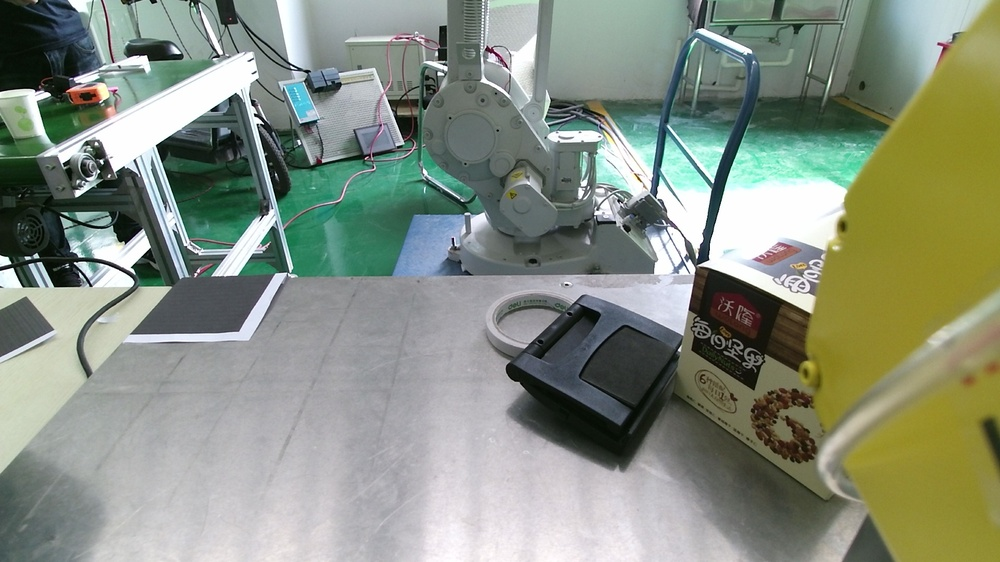
#> input picture src/calibration/imgs/1.jpg, 1000 x 562 px, shrunk from 1920 x 1080 before the run; its folder holds only this picture in this run
$ python camera_calibration.py   (Python 2 division)
#> lines starting #> are read from the running program, lines starting #| are printed output that depends on the picture; after the words box and inside, x2 and y2 are one past the last pixel; in counts of white or black regions, pixels touching at a corner belong together; long printed decimals are rounded
# -*- coding: utf-8 -*-
# @File    : camera_calibration.py
# @Time    : 18-7-9 下午10:29
# @Author  : Jee
# @Email   : jee_shao@163.com
import numpy as np
import cv2
import glob

# termination criteria
criteria = (cv2.TERM_CRITERIA_EPS + cv2.TERM_CRITERIA_MAX_ITER, 30, 0.001)

# prepare object points, like (0,0,0), (1,0,0), (2,0,0) ....,(6,5,0)
objp = np.zeros((7*5,3), np.float32)   #35*3
objp[:,:2] = 30*np.mgrid[0:5,0:7].T.reshape(-1,2)   # 35*3  [:,:2] => 所有行的0-1列
# print(objp)
# Arrays to store object points and image points from all the images.
objpoints = [] # 3d point in real world space
imgpoints = [] # 2d points in image plane.

images = glob.glob("./calibration/imgs/*.jpg")

# print(images)
for fname in images:
    img = cv2.imread(fname)
#> img is the input picture: shape (562, 1000, 3); mean B, G, R 128.4, 143.5, 135
    gray = cv2.cvtColor(img,cv2.COLOR_BGR2GRAY)
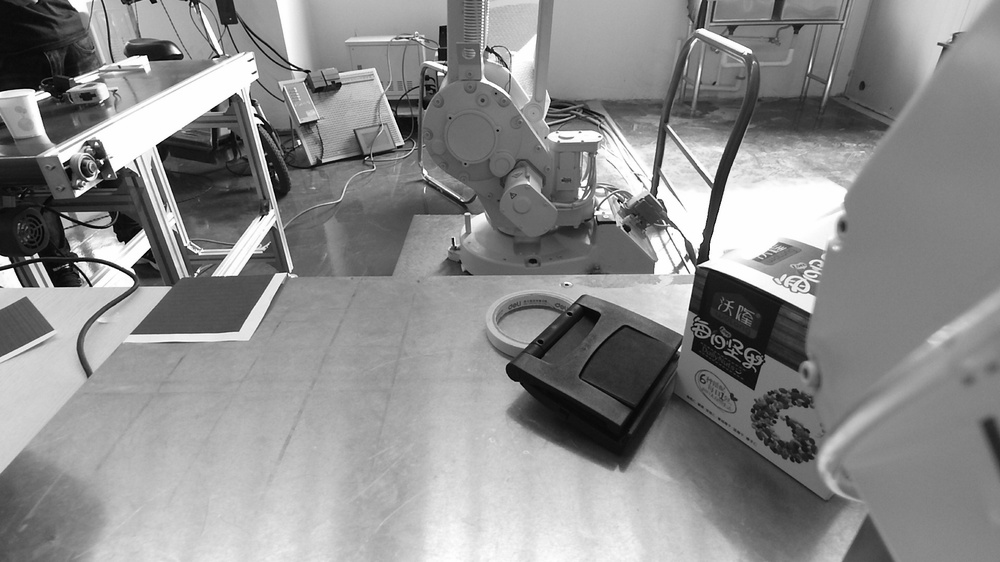
#> gray: shape (562, 1000); min 0, max 255, mean 139.2

    # Find the chess board corners
    ret, corners = cv2.findChessboardCorners(gray, (5,7),None)
#> ret = False; corners = None

    # If found, add object points, image points (after refining them)
    if ret == True:
        objpoints.append(objp)  #3D

        corners2 = cv2.cornerSubPix(gray,corners,(5,5),(-1,-1),criteria)
        imgpoints.append(corners2)  #2D

        # Draw and display the corners
        img = cv2.drawChessboardCorners(img, (5,7), corners2,ret)
        cv2.imshow('img',img)
        cv2.waitKey(1000)


###########################################
###计算获取内参，畸变系数，外参（旋转向量+平移矩阵）
###########################################
#> (the run stopped early here; a loop or call above may not have finished)

$ run again, on src/calibration/imgs/2.jpg
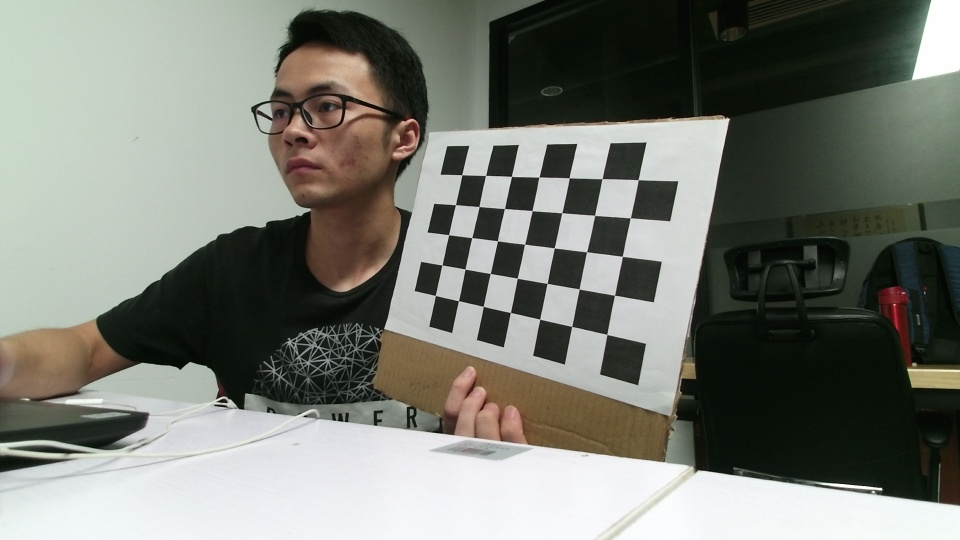
#> input picture src/calibration/imgs/2.jpg, 960 x 540 px
#> img is the input picture: shape (540, 960, 3); mean B, G, R 115.7, 123.6, 121
#> `gray = cv2.cvtColor(img,cv2.COLOR_BGR2GRAY)`:
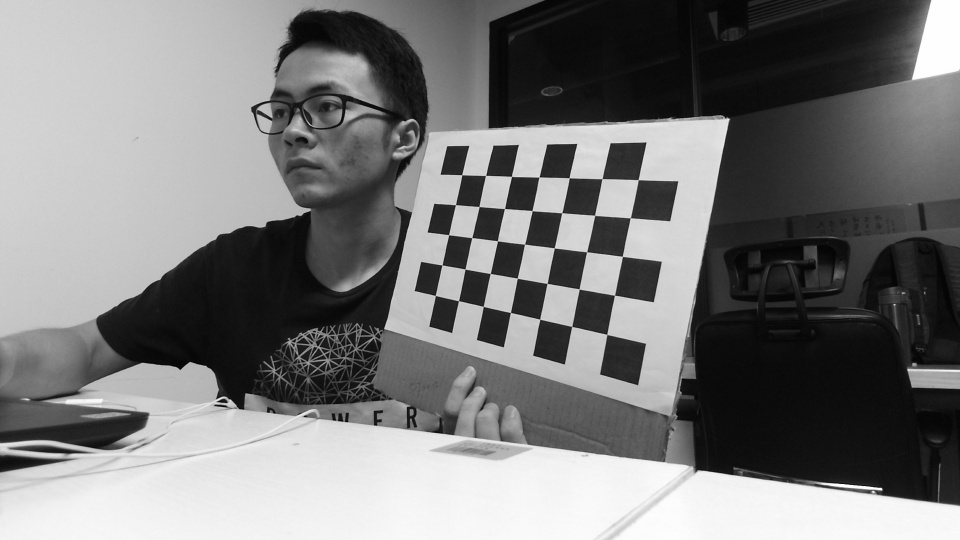
#> gray: shape (540, 960); min 3, max 255, mean 122
#> `ret, corners = cv2.findChessboardCorners(gray, (5,7),None)`: ret = True; corners = 35 rows, first 8: [638.2, 179.6], [630.2, 217.8], [622.3, 256.4], [614.5, 295.3], [606.7, 334.4], [602, 178.6], [594.6, 215.3], [586.6, 251.7]
#> corners2 = 35 rows, first 8: [638.2, 179.7], [630.3, 217.8], [622.3, 256.4], [614.5, 295.3], [606.7, 334.4], [602, 178.6], [594.6, 215.3], [586.6, 251.7]
#> `img = cv2.drawChessboardCorners(img, (5,7), corners2,ret)`:
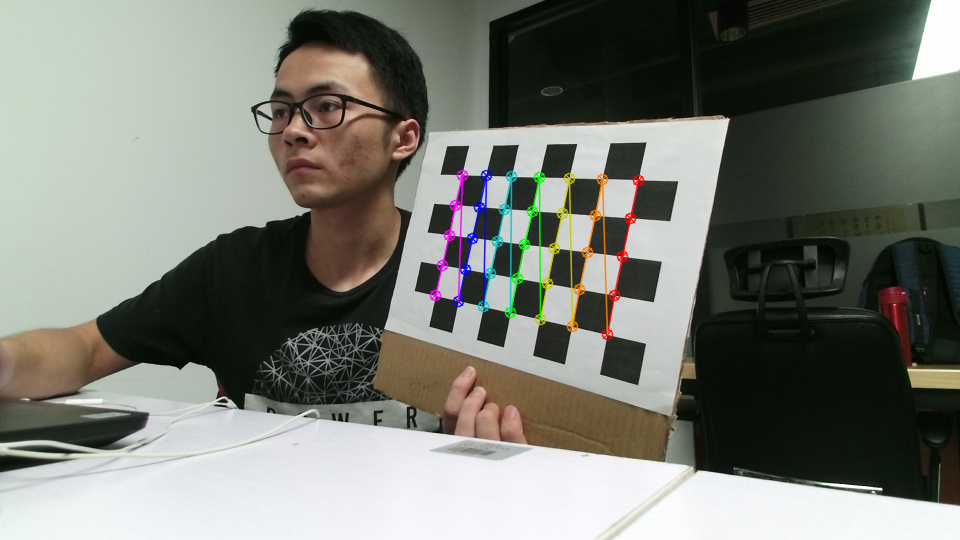
#> img: shape (540, 960, 3); 1.57% of pixels changed, all inside (x1, y1, x2, y2) = (429, 169, 645, 341)
#> `ret, mtx, dist, rvecs, tvecs = cv2.calibrateCamera(objpoints, imgpoint..`: ret = 0.151; mtx = [[472.8, 0, 522.1], [0, 480.7, 282.1], [0, 0, 1]]; dist = [[-0.198, 4.9, 0.00398, 0.0111, -27.22]]; rvecs = ([0.362, 0.545, 1.71],); tvecs = ([89.28, -78.09, 367.6],)
#| ret: 0.1511
#|  mtx: [[472.841   0.         522.102]
#|  [  0.         480.744 282.099]
#|  [  0.           0.           1.        ]]
#|  dist: [[-1.98311239e-01  4.90180068e+00  3.98203086e-03  1.11497176e-02
#|   -2.72171065e+01]]
#> (further printed lines are left out)
#| [[-0.2084 -0.8284  0.5198]
#|  [ 0.9765 -0.1462  0.1586]
#|  [-0.05537  0.5407    0.8394 ]]

$ run again, on src/calibration/imgs/3.jpg
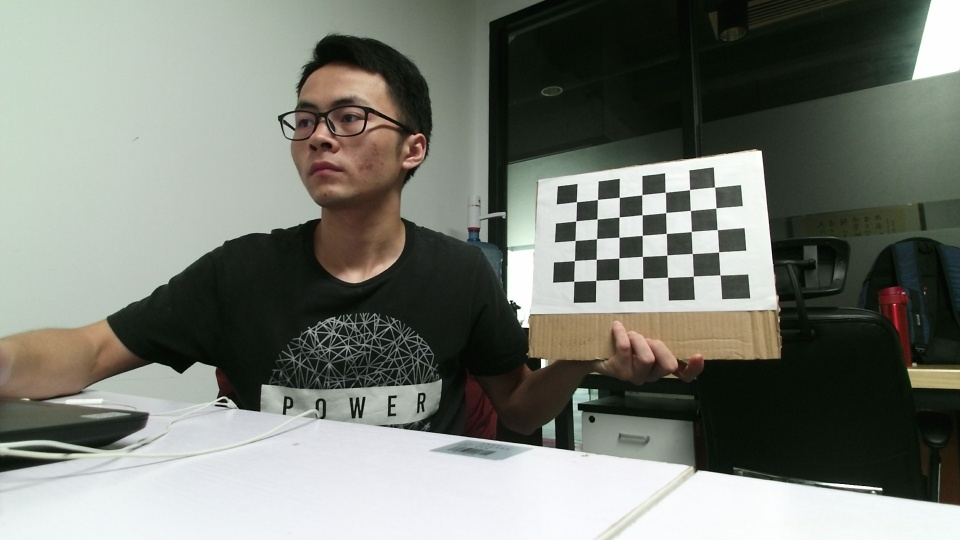
#> input picture src/calibration/imgs/3.jpg, 960 x 540 px
#> img is the input picture: shape (540, 960, 3); mean B, G, R 115.1, 123.3, 119.6
#> `gray = cv2.cvtColor(img,cv2.COLOR_BGR2GRAY)`:
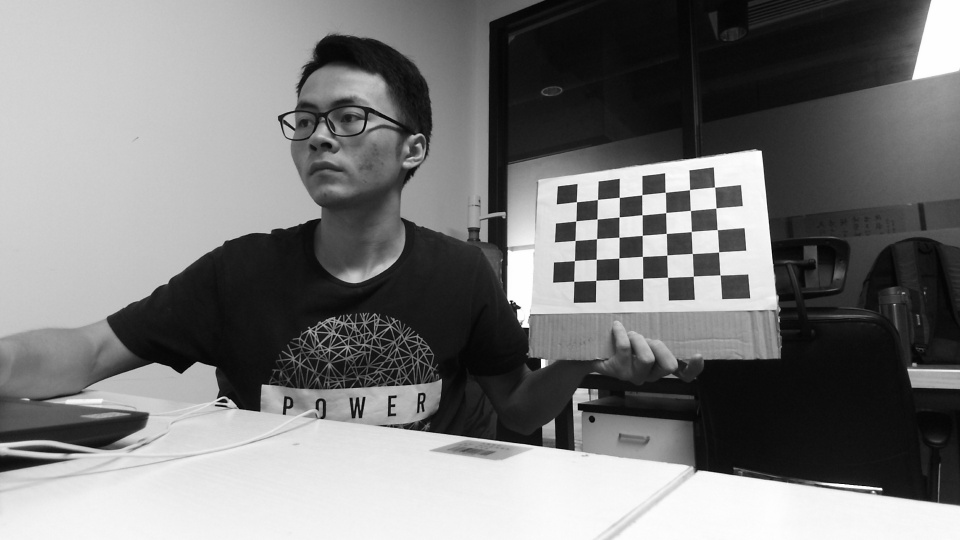
#> gray: shape (540, 960); min 1, max 255, mean 121.3
#> `ret, corners = cv2.findChessboardCorners(gray, (5,7),None)`: ret = True; corners = 35 rows, first 8: [714.5, 187.1], [715.9, 208], [717.2, 229.6], [718.5, 252], [720, 275], [689.5, 189.6], [690.4, 210.5], [691.2, 231.5]
#> corners2 = 35 rows, first 8: [714.6, 187.1], [715.9, 208], [717.2, 229.6], [718.6, 251.9], [720.1, 274.9], [689.5, 189.6], [690.4, 210.5], [691.3, 231.5]
#> `img = cv2.drawChessboardCorners(img, (5,7), corners2,ret)`:
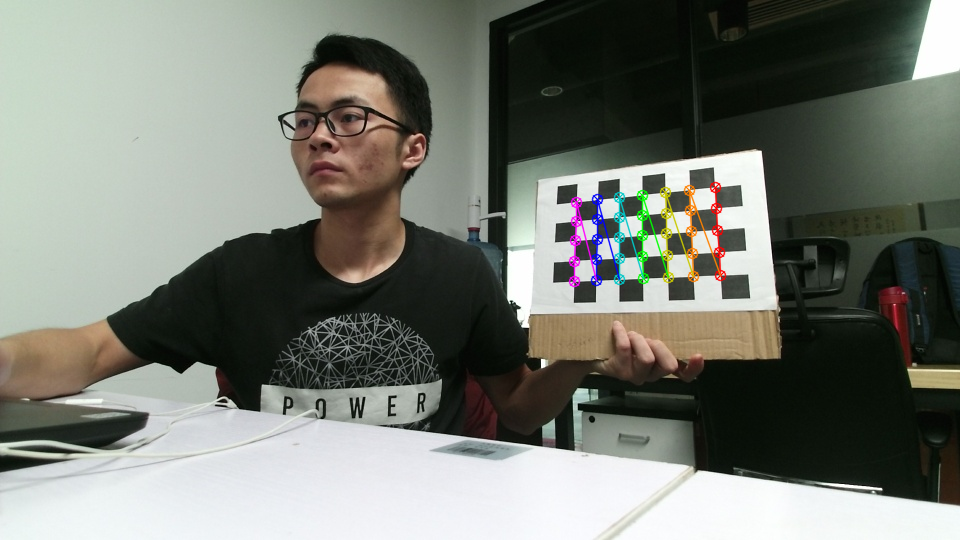
#> img: shape (540, 960, 3); 1.15% of pixels changed, all inside (x1, y1, x2, y2) = (568, 181, 727, 288)
#> `ret, mtx, dist, rvecs, tvecs = cv2.calibrateCamera(objpoints, imgpoint..`: ret = 0.0909; mtx = [[461.3, 0, 469], [0, 492.3, 305.1], [0, 0, 1]]; dist = [[-0.101, 0.327, -0.00514, 0.0224, -0.51]]; rvecs = ([0.0289, 0.555, 1.58],); tvecs = ([327.3, -148.4, 629.7],)
#| ret: 0.09091
#|  mtx: [[461.327   0.         469.011]
#|  [  0.         492.298 305.095]
#|  [  0.           0.           1.        ]]
#|  dist: [[-0.1009  0.3269 -0.005139  0.02238 -0.5096]]
#|  rves: (array([[0.02886],
#> (further printed lines are left out)
#| [[-0.1006  -0.9319  0.3484]
#|  [ 0.9446  0.02057  0.3277]
#|  [-0.3125  0.362  0.8782]]

$ run again, on src/calibration/imgs/40.jpg
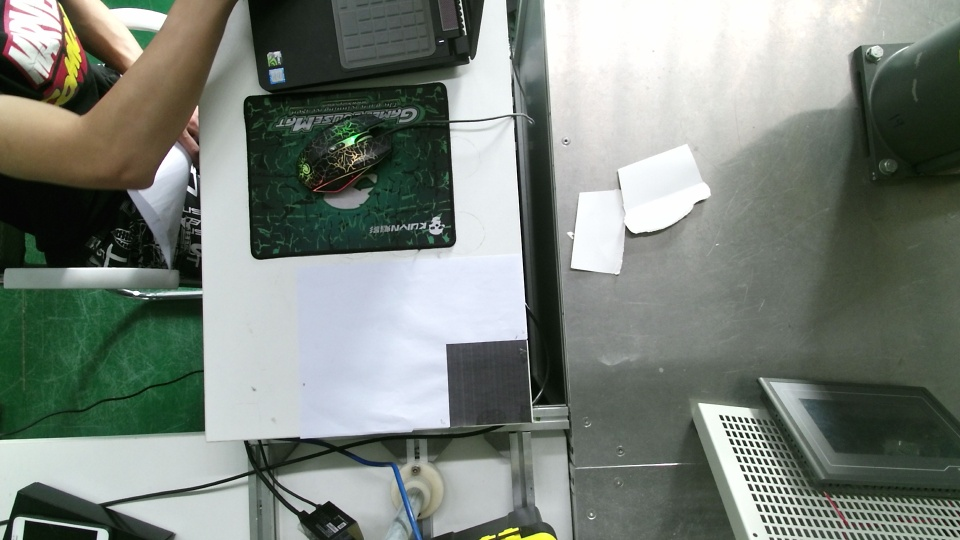
#> input picture src/calibration/imgs/40.jpg, 960 x 540 px
#> img is the input picture: shape (540, 960, 3); mean B, G, R 122.6, 130.4, 122.5
#> `gray = cv2.cvtColor(img,cv2.COLOR_BGR2GRAY)`:
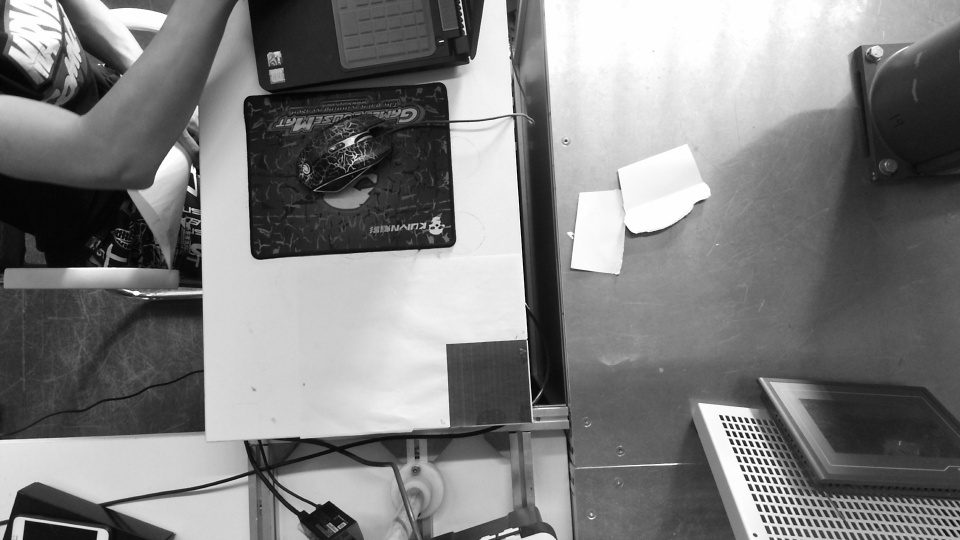
#> gray: shape (540, 960); min 0, max 255, mean 127.2
#> ret = False; corners = None

$ run again, on src/calibration/imgs/10.jpg
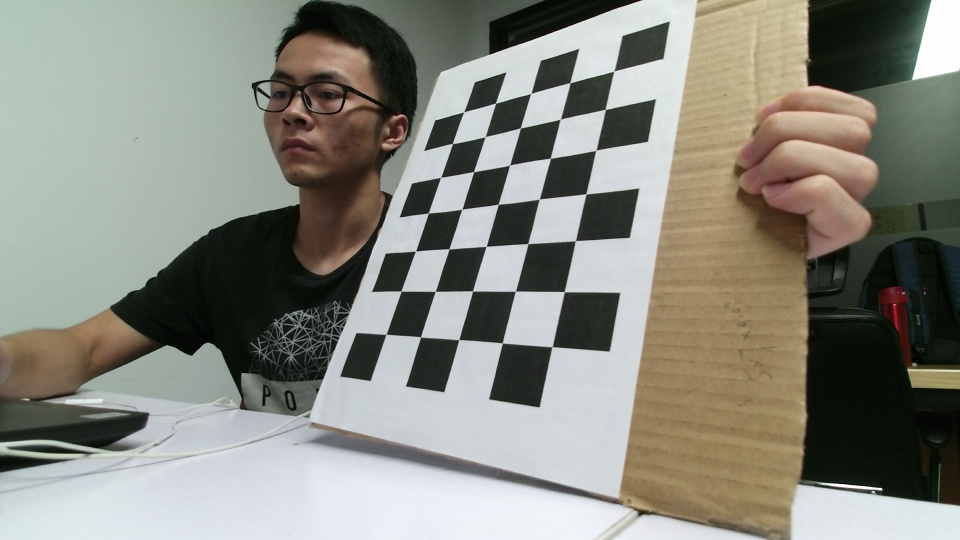
#> input picture src/calibration/imgs/10.jpg, 960 x 540 px
#> img is the input picture: shape (540, 960, 3); mean B, G, R 127.1, 136.7, 136.1
#> `gray = cv2.cvtColor(img,cv2.COLOR_BGR2GRAY)`:
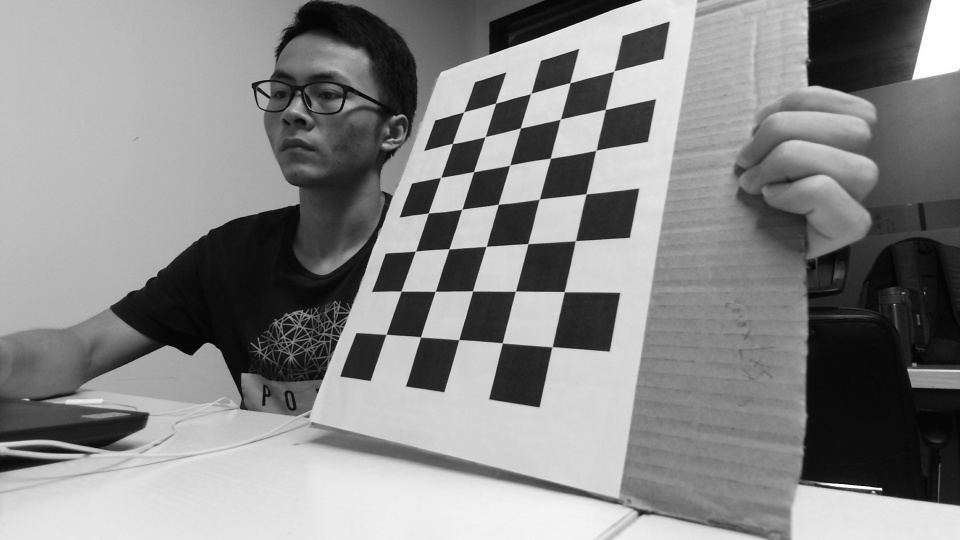
#> gray: shape (540, 960); min 0, max 255, mean 135.4
#> `ret, corners = cv2.findChessboardCorners(gray, (5,7),None)`: ret = True; corners = 35 rows, first 8: [552.2, 346.7], [502.4, 342.9], [458.8, 339.5], [420.6, 336.9], [386, 334.3], [564.3, 291.6], [515.5, 291.2], [472.6, 290.9]
#> corners2 = 35 rows, first 8: [552.1, 346.7], [502.4, 342.9], [458.7, 339.6], [420.6, 336.9], [386, 334.3], [564.3, 291.6], [515.4, 291.2], [472.6, 290.9]
#> `img = cv2.drawChessboardCorners(img, (5,7), corners2,ret)`:
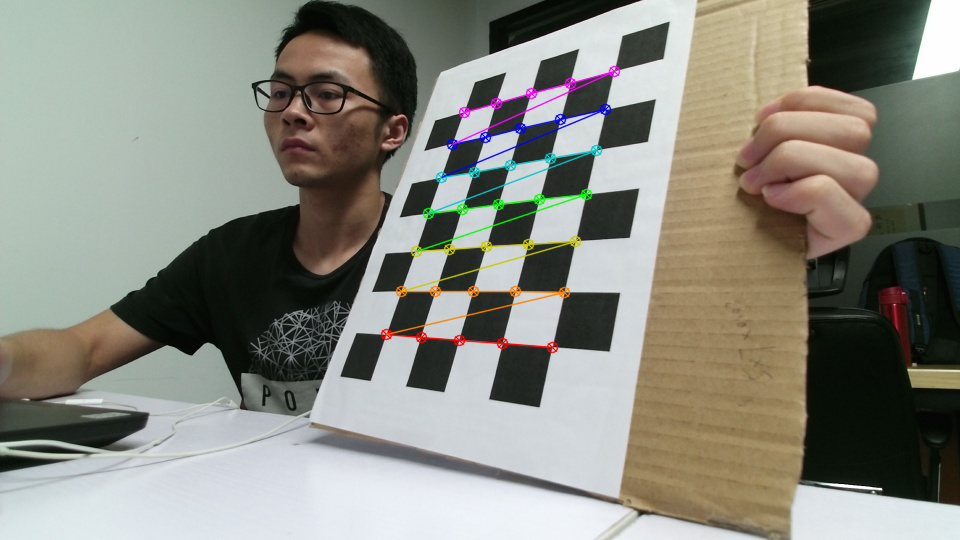
#> img: shape (540, 960, 3); 1.78% of pixels changed, all inside (x1, y1, x2, y2) = (380, 65, 621, 354)
#> `ret, mtx, dist, rvecs, tvecs = cv2.calibrateCamera(objpoints, imgpoint..`: ret = 0.238; mtx = [[536.7, 0, 451.5], [0, 556.1, 274.7], [0, 0, 1]]; dist = [[0.131, -0.388, 0.0109, -0.00363, 0.673]]; rvecs = ([-0.989, -0.694, -2.74],); tvecs = ([50.56, 34.84, 271.7],)
#| ret: 0.2375
#|  mtx: [[536.705   0.         451.509]
#|  [  0.         556.056 274.690]
#|  [  0.           0.           1.        ]]
#|  dist: [[ 0.1309 -0.3881  0.01089 -0.003634  0.6732]]
#|  rves: (array([[-0.9895],
#> (further printed lines are left out)
#| [[-0.7721  0.2859  0.5675]
#|  [ 0.01851 -0.8826  0.4698]
#|  [ 0.6352  0.3733  0.6762]]
